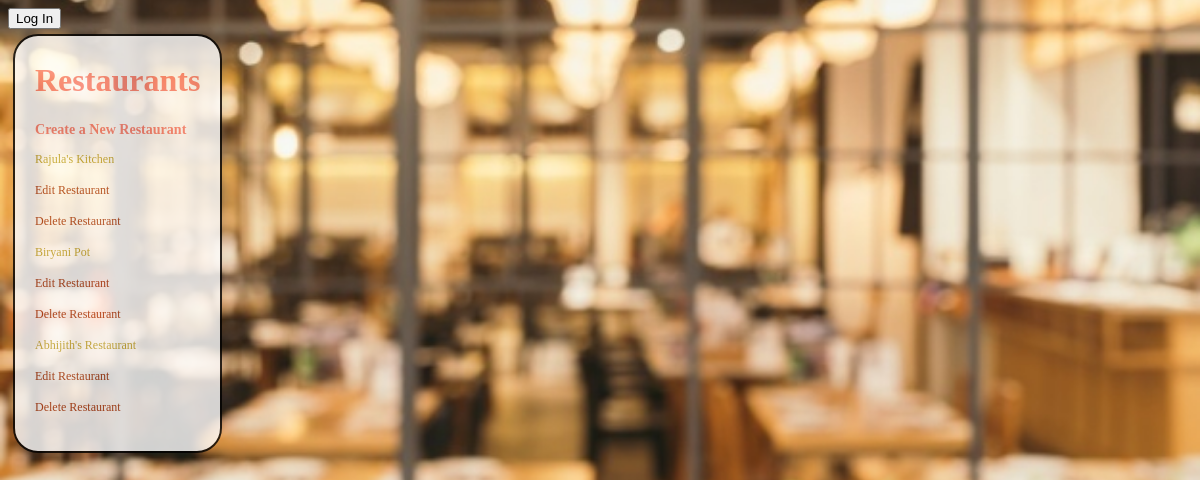
The page /restaurants/ on the database its author committed.
### database_setup.py (models this page shows, shortened)
class Restaurant(Base):
    __tablename__ = 'restaurant'
    id = Column(Integer, primary_key=True)
    name = Column(String(250), nullable=False)
    picture = Column(String(250))
    user_id = Column(Integer, ForeignKey('user.id'))
    user = relationship(User)

### project.py (the view)
@app.route('/')
@app.route('/restaurants/')
def showRestaurants():
    restaurants = session.query(Restaurant).all()
    return render_template('restaurants.html', restaurants=restaurants)

### Templates/restaurants.html (shortened to what this page needs)
<html>
<head>
<link rel=stylesheet type=text/css href="{{ url_for('static', filename='main.css') }}">
</head>
<body>
{% include "nav.html" %}
<div class="pane">
<h1>Restaurants</h1>
<a href="{{url_for('newRestaurant')}}" > <h3> Create a New Restaurant </h3> </a>
{% for restaurant in restaurants %}
<a href = "{{url_for('restaurantMenu', restaurant_id = restaurant.id)}}"> <p>{{restaurant.name}}</p></a>
<p><a href = "{{url_for('editRestaurant',restaurant_id = restaurant.id)}}">Edit Restaurant</a></p>
<p> <a href = "{{url_for('deleteRestaurant',restaurant_id = restaurant.id)}}">Delete Restaurant</a> </p>
{% endfor %}
</div>
</body>
</html>

### static/main.css (style rules this page uses)
body { font-family: Tahoma; background-color: #333333; background-image: url('bg.jpg') ; background-position: center; background-size: cover }
h1 { font-family: Tahoma; color: #7B895B }
h1, h2, h3, h4 { color: #FA8072; font-weight: bold; }
p { color: #BEA42E; }
a { text-decoration: none; color:#AB3E16; font-size: .75em; }
.pane { position:absolute; border: 2px solid; opacity: 0.8; filter: alpha(opacity=60); border-radius: 25px; padding: 20px; padding-top: 5px; margin: 5px; border-color: #000000; background-color: #ffffff; }

### rows shown on the page
Restaurant: name "Rajula's Kitchen"
Restaurant: name "Biryani Pot"
Restaurant: name "Abhijith's Restaurant"
